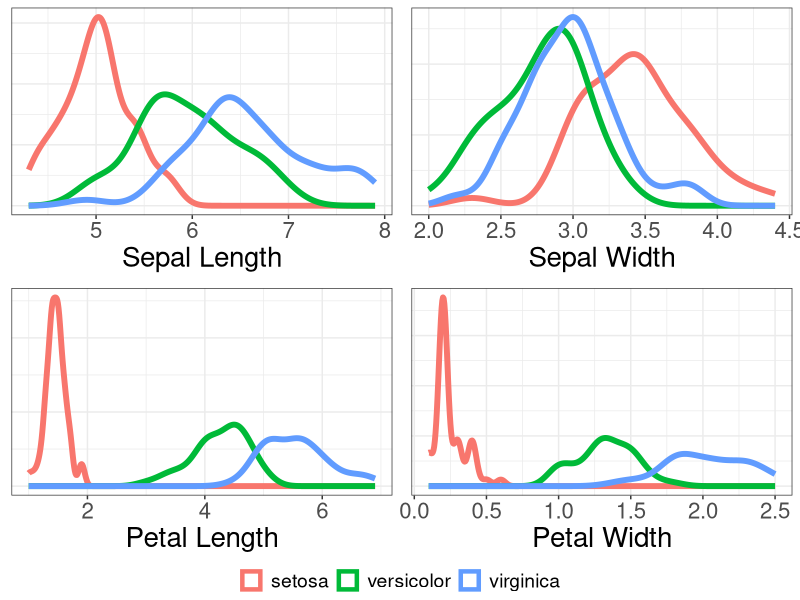

Write R code to recreate this figure.
#
# Title:    Draw the picture
# Purpose:  (Blog Post) Showing the need for visuals
# Authors:  Billy Caughey
# Date:     2020.01.20 - Initial Build
# 

##### Libraries #####

library(tidyverse)
library(ggpubr)

##### Build a table #####

data("iris")

##### Summary Statistics #####

iris.summary <- iris %>%
    group_by(Species) %>%
    summarize(sepal.length.mean = mean(Sepal.Length, na.rm = T),
              sepal.length.sd = sd(Sepal.Length, na.rm = T),
              sepal.width.mean = mean(Sepal.Width, na.rm = T),
              sepal.width.sd = sd(Sepal.Width, na.rm = T),
              petal.length.mean = mean(Petal.Length, na.rm = T),
              petal.length.sd = sd(Petal.Length, na.rm = T),
              petal.width.mean = mean(Petal.Width, na.rm = T),
              petal.width.sd = sd(Petal.Width, na.rm = T)) %>%
    t()

iris.summary

##### visuals ##### 

sl <- iris %>%
    ggplot(aes(x = Sepal.Length, color = Species)) +
    geom_density(size = 2) +
    xlab("Sepal Length")+
    theme_bw() +
    theme(axis.text.y = element_blank(),
          axis.ticks.y = element_blank(),
          axis.title.y = element_blank(),
          axis.text.x = element_text(size = 16),
          axis.title.x = element_text(size = 20),
          legend.title = element_blank(),
          legend.text = element_text(size = 14)) 


sw <- iris %>%
    ggplot(aes(x = Sepal.Width, color = Species)) +
    geom_density(size = 2) +
    xlab("Sepal Width")+
    theme_bw() +
    theme(axis.text.y = element_blank(),
          axis.ticks.y = element_blank(),
          axis.title.y = element_blank(),
          axis.text.x = element_text(size = 16),
          axis.title.x = element_text(size = 20),
          legend.title = element_blank(),
          legend.text = element_text(size = 14))

pl <- iris %>%
    ggplot(aes(x = Petal.Length, color = Species)) +
    geom_density(size = 2) +
    xlab("Petal Length")+
    theme_bw() +
    theme(axis.text.y = element_blank(),
          axis.ticks.y = element_blank(),
          axis.title.y = element_blank(),
          axis.text.x = element_text(size = 16),
          axis.title.x = element_text(size = 20),
          legend.title = element_blank(),
          legend.text = element_text(size = 14)) 


pw <- iris %>%
    ggplot(aes(x = Petal.Width, color = Species)) +
    geom_density(size = 2) +
    xlab("Petal Width")+
    theme_bw() +
    theme(axis.text.y = element_blank(),
          axis.ticks.y = element_blank(),
          axis.title.y = element_blank(),
          axis.text.x = element_text(size = 16),
          axis.title.x = element_text(size = 20),
          legend.title = element_blank(),
          legend.text = element_text(size = 14))

ggarrange(sl, sw, pl, pw, ncol = 2, nrow = 2, common.legend = TRUE, legend = "bottom")